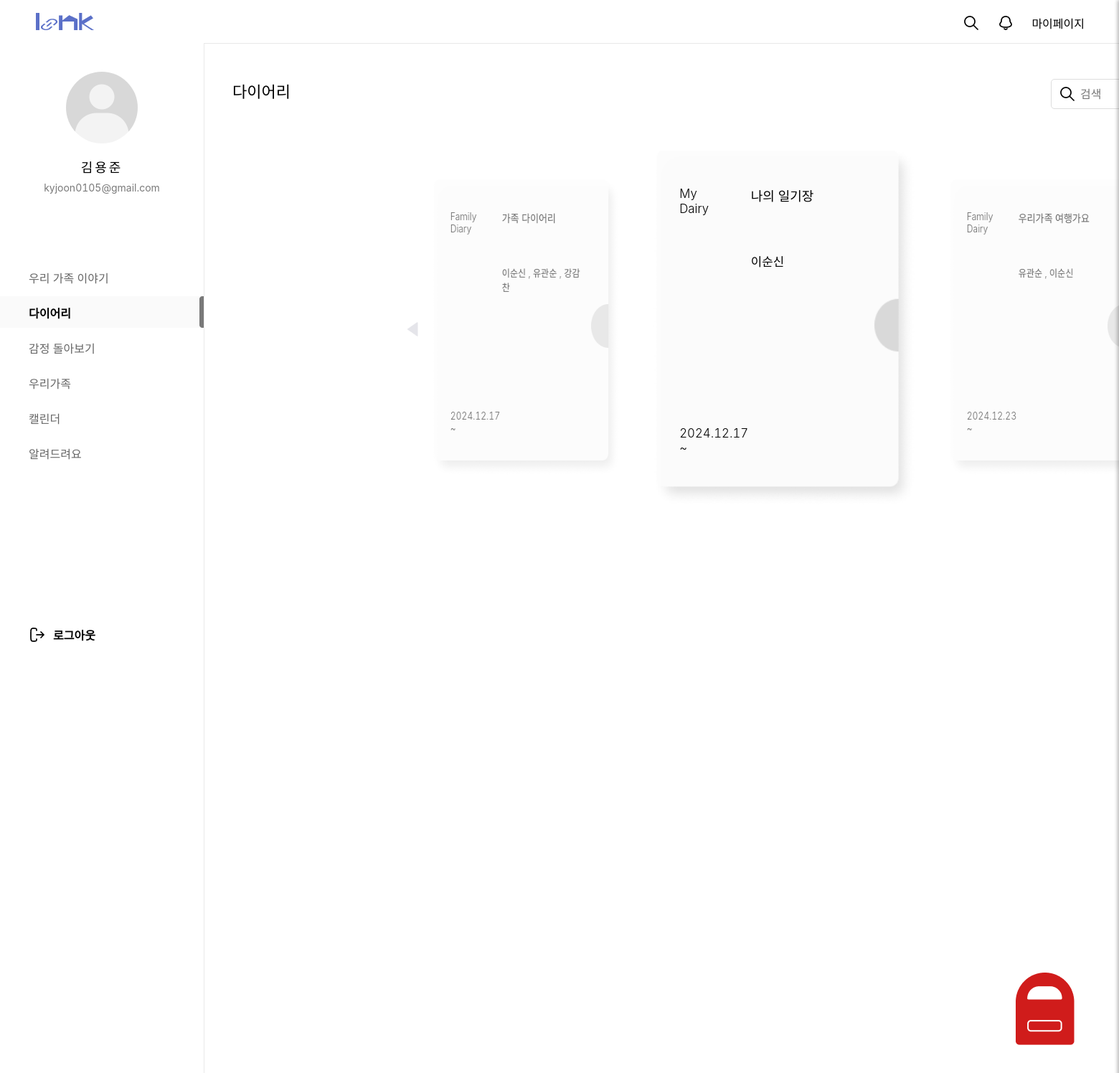
The page /diary/diaryHome/ (signed in) on the database as committed earlier.
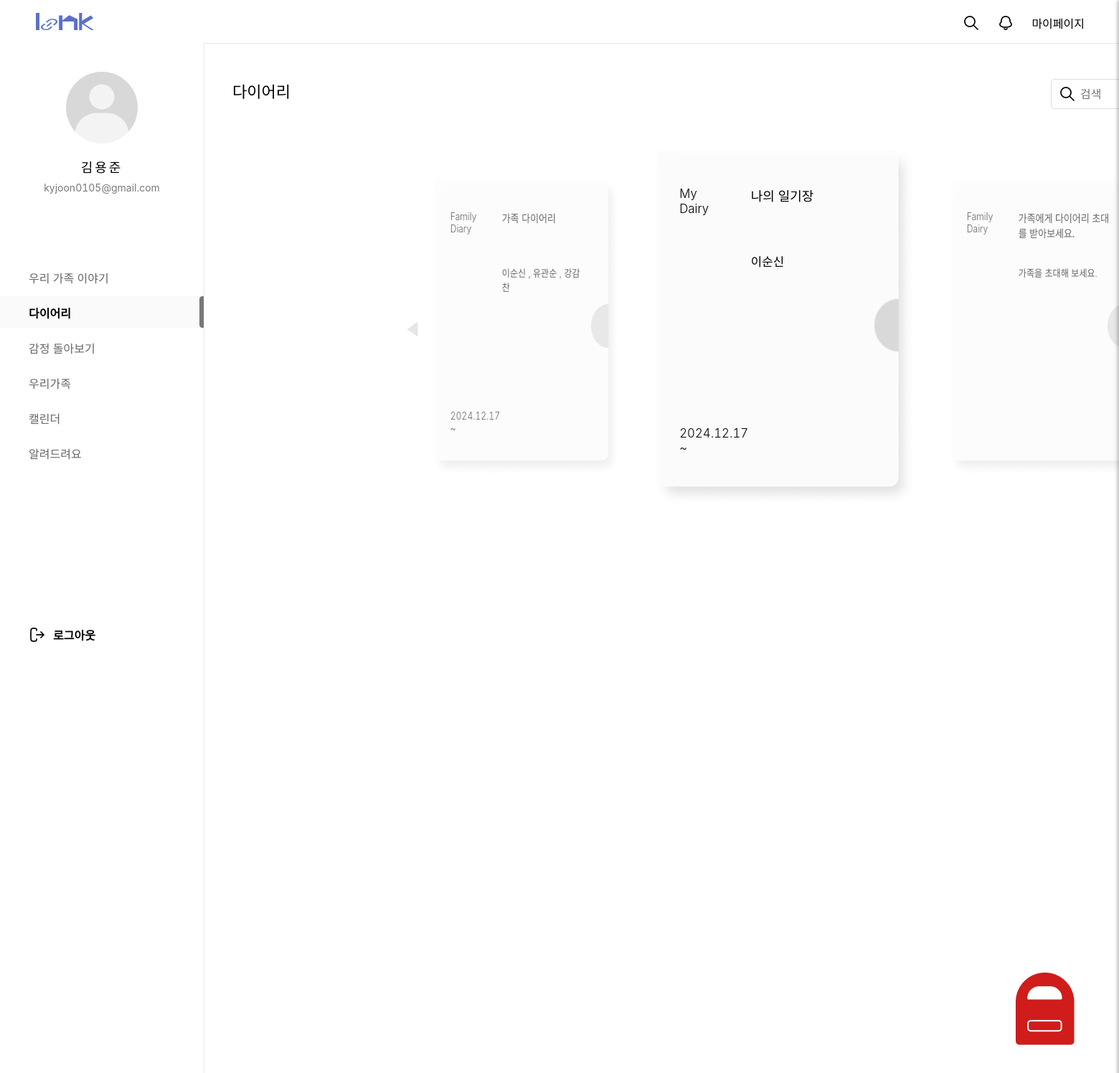
The same page on the database as committed later.
### diary/models.py (models this page shows)
class GroupDiary(models.Model):
  gno = models.IntegerField(default=0, null=False)
  member = models.ForeignKey(Member,on_delete=models.DO_NOTHING, null=False)
  gtitle = models.CharField(max_length=200)
  gName = models.CharField(max_length=100, null=False, default="우리 가족") # 그룹이름
  created_at = models.DateTimeField(auto_now_add=True)
  role = models.IntegerField(default=1)
  def __str__(self):
    return f"{self.gno},{self.member.id},{self.gtitle},{self.gName},{self.created_at}"

class MdiaryBoard(models.Model):
  mno = models.AutoField(primary_key=True)
  id = models.ForeignKey(Member,on_delete=models.DO_NOTHING, null=True)
  mtitle = models.CharField(max_length=1000,default='나의 일기장')
  mdate = models.DateField(auto_now=True)
  def __str__(self):
    return f"{self.mno},{self.id.id},{self.id.nicName},{self.mtitle},{self.mdate}"

### loginpage/models.py (models this page shows)
class Member(models.Model):
  id = models.CharField(max_length=50,primary_key=True)
  pw = models.CharField(max_length=100)
  name = models.CharField(max_length=100)
  nicName = models.CharField(max_length=100,default='123')
  mail = models.EmailField(max_length=100)
  birthday = models.CharField(max_length=100)
  gender = models.CharField(max_length=10,choices=[('남자', '남자'), ('여자', '여자')])
  mdate = models.DateTimeField(auto_now=True)
  created_group = models.OneToOneField(
        'diary.GroupDiary',  # '앱이름.모델이름' 형식
        on_delete=models.SET_NULL,
        null=True,
        blank=True,
        related_name='creator'
    )
  joined_group = models.ForeignKey(
        'diary.GroupDiary',  # '앱이름.모델이름' 형식
        on_delete=models.SET_NULL,
        null=True,
        blank=True,
        related_name='members'
    )
  def __str__(self):
    return f"{self.id},{self.name},{self.mdate},{self.created_group},{self.joined_group}"

### diary/views.py (the view, shortened to what this page needs)
# urls.py: path('diaryHome/', views.diaryHome, name="diaryHome"),
def diaryHome(request):
	id = request.session.get('session_id')
	name = request.session.get('session_name')
	qs_group = GroupDiary.objects.filter(member=id)
	qs_createdDiary = GroupDiary.objects.filter(Q(member__id=id) & Q(role=1))
	c_context = {} #변수
	if qs_createdDiary:
		qs_joinedMem = GroupDiary.objects.filter(gno=qs_createdDiary[0].gno, role=2)
		if qs_joinedMem:
			c_context = {"creator":qs_createdDiary[0], "user_name":name, "joined_members":qs_joinedMem}
			print("있음",c_context)
		else:
			c_context = {"creator":qs_createdDiary[0], "user_name":name,}
			print("없음",c_context)
	qs_joinedDiary = GroupDiary.objects.filter(Q(member__id=id) & Q(role=2))
	if qs_joinedDiary:
		gno = qs_joinedDiary[0].gno
		qs_cMem = Member.objects.filter(created_group__gno=gno).first()
		jmems = []
		for jmem in qs_joinedDiary:
			member = jmem.member
			j = Member.objects.get(id=member.id)
			jmems.append(j.name)
		c_context['cMem'] = qs_cMem
		c_context['join_d'] = list(qs_joinedDiary)
		c_context['joined_names'] = jmems
	qs_pDiary = MdiaryBoard.objects.get(id=id)
	c_context['pDiary'] = qs_pDiary
	c_context['group'] = qs_group
	print("c_context : ",c_context)
	return render(request,'diaryHome.html',c_context)

### diary/templates/diaryHome.html (shortened to what this page needs)
{% load static %}
<!DOCTYPE html>
<html lang="ko">
<head>
  <link rel="stylesheet" href="{% static '/css/diary/diary_home.css'%}">
  <link rel="stylesheet" href="{% static '/css/home/main.css'%}">
  <link rel="stylesheet" href="{% static '/css/home/main.css'%}">
  <link rel="stylesheet" as="style" crossorigin href="https://cdn.jsdelivr.net/gh/orioncactus/pretendard@v1.3.9/dist/web/variable/pretendardvariable.min.css" />
</head>
</head>
<body>
<div id="top_nav">
  <h1><a href="/main/index/"></a></h1>
  <ul class="top_menu">
    <li><a id="searchBtn"><img src="/static/images/home/search_icon.png" alt=""></a></li>
    <li><a id="notiBtn"><img src="/static/images/home/bell_off_icon.png" alt=""></a></li>
    <li><a href="/mypage/main/">마이페이지</a></li>
  </ul>
</div>
<div id="gnb">
  <div id="user_profile">
    <div id="pimg">
      <img src="/static/images/home/default_profile.png" alt="">
    </div>
    <p id="uName">김용준</p>
    <p id="uEmail">kyjoon0105@gmail.com</p>
  </div>
  <nav id="menu">
    <ul>
      <a href="/main/index/"><li class="menu_item">우리 가족 이야기</li></a>
      <a href="/diary/diaryHome/"><li class="menu_item active">다이어리</li></a>
      <a href="/emotion/main/"><li class="menu_item">감정 돌아보기</li></a>
      <a href="/family1/fam/"><li class="menu_item">우리가족</li></a>
      <a href="/calendar1/cal/"><li class="menu_item">캘린더</li></a>
      <a href="/customer/"><li class="menu_item">알려드려요</li></a>
    </ul>
  </nav>
  <div id="logout">
    <a href="/main/logout/"><span>로그아웃</span></a>
  </div>
</div>
<div id="all_area">
  <div id="title_area">
    <p id="topTit">다이어리<span id="searchBar"><input type="text" name="search" placeholder="검색"></span>
    <span><a href="/diary/diaryMake/"><button id="plusBtn"><img src="/static/images/diary/plusBtn.png" alt=""></button></a></span></p>
  </div>
  <div id="main_area">
  <button class="prev-btn"><img src="/static/images/diary/Arrow_drop_left.png" alt=""></button>
  <div class="carousel">
    <div class="image-container">
      <div class="card" id="firstCard"><a href="/diary/CdiaryList/"><img src="/static/images/diary/diary.png" alt="">
        <div id="dFirst_area">
          <div class="diary_group">
            <p>Family Diary</p>
          </div>
          <div class="diary_title">
            {% if creator %}
            <p>{{ creator.gtitle }}</p>
            {% else %}
            <p>우리 가족 일기를 만들어보세요.</p>
            {% endif %}
          </div>
        </div>
        <div class="diary_member">
          <p>
            {% if creator %}
              {{ request.session.session_name }}
              {% if joined_members %}
                {% for joined_member in joined_members %}
                , {{ joined_member.member.name }}
                {% endfor %}
              {% endif %}
            {% else %}
              가족을 초대해 보세요.
            {% endif %}
          </p>
        </div>
        <div class="diary_date">
          {% if creator %}
          <p>{{ creator.created_at|date:"Y.m.d" }} ~</p>
          {% else %}
          <p></p>
          {% endif %}
        </div>
      </a></div>
      <div class="card" id="secondCard"><a href="/diary/MdiaryList/"><img src="/static/images/diary/diary.png" alt="">
        <div id="dFirst_area">
          <div class="diary_group">
            <p>My Dairy</p>
          </div>
          <div class="diary_title">
            <p>{{pDiary.mtitle}}</p>
          </div>
        </div>
        <div class="diary_member">
          <p>{{ request.session.session_name }}</p>
        </div>
        <div class="diary_date">
          <p>{{pDiary.mdate|date:"Y.m.d"}} ~</p>
        </div>
      </a></div>
      <div class="card"><a href="/diary/JdiaryList/"><img src="/static/images/diary/diary.png" alt="">
        <div id="dFirst_area">
          <div class="diary_group">
            <p>Family Dairy</p>
          </div>
          <div class="diary_title">
            {% if join_d %}
            <p>{{ join_d.0.gtitle }}</p>
            {% else %}
            <p>가족에게 다이어리 초대를 받아보세요.</p>
            {% endif %}
          </div>
        </div>
        <div class="diary_member">
          <p>
            {% if join_d %}
            {{ cMem.name }}
            {% for name in joined_names %}
            , {{ name }}
            {% endfor %}
            {% else %}
            가족을 초대해 보세요.
            {% endif %}
          </p>
        </div>
        <div class="diary_date">
          {% if join_d %}
          <p>{{ join_d.0.created_at|date:"Y.m.d" }} ~</p>
          {% else %}
          <p></p>
          {% endif %}
        </div>
      </a></div>
    </div>
  </div>
  </div>
  <div id="mailbox_container">
    <button id="mailBtn">
      <img id="mailBtn_icon" src="/static/images/diary/mailbox_alert_off.png" alt="">
    </button>
  </div>
</body>
</html>

### static/css/diary/diary_home.css (style rules this page uses)
* { margin:0; padding:0; font-family: "Pretendard Variable", Pretendard, -apple-system, BlinkMacSystemFont, system-ui, Roboto, "Helvetica Neue", "Segoe UI", "Apple SD Gothic Neo", "Noto Sans KR", "Malgun Gothic", "Apple Color Emoji", "Segoe UI Emoji", "Segoe UI Symbol", sans-serif; font-variant-numeric: tabular-nums; }
a { text-decoration: none; color:inherit }
#all_area { width:1617px; height:1080px; margin-left:284px; }
#title_area { display: flex; width:1617px; height: 150px; padding-top: 60px; display: flex; }
#topTit { font-size: 22px; font-weight: 500; padding-top: 50px; padding-left: 40px; display: flex; }
#searchBar { width: 250px; height: 40px; padding-left: 1060px; padding-right: 30px; }
#searchBar input { width: 200px; padding: 10px 40px; font-size: 16px; border: 1px solid #DDDDDD; border-radius: 5px; background: url('../../images/diary/search.png') no-repeat; background-position: 10px center; }
#main_area { position: relative; display: flex; width: 1617px; height: 500px; align-items: center; justify-content: center; overflow: hidden; }
.carousel { position: relative; width: 80%; max-width: 1000px; height: 600px; display: flex; align-items: center; overflow: hidden; }
.image-container { display: flex; justify-content: center; align-items: center; width: 100%; position: relative; }
.card { position: absolute; width: 30%; height: 60%; display: flex; justify-content: center; align-items: center; background-color: white; border-radius: 10px; box-shadow: 0 4px 6px rgba(0, 0, 0, 0.1); font-size: 24px; font-weight: bold; transition: transform 0.5s ease, opacity 0.5s ease; opacity: 0.6; }
.card.center { transform: translateX(0) scale(1.2) rotateY(0deg); opacity: 1; z-index: 2; }
.card.left { transform: translateX(-120%) rotateY(-30deg); }
.card.right { transform: translateX(120%) rotateY(30deg); }
.prev-btn { background: none; border: none; cursor: pointer; left: 200px; }
#dFirst_area { position: absolute; top: -208px; display: flex; width: 284px; height: 91px; padding-left: 33px; padding-top: 41px; box-sizing: border-box; }
.diary_group { margin-right: 43px; width: 40px; height: 50px; box-sizing: border-box; opacity: 1; transition: opacity 0.3s ease; }
.diary_group p { margin: 0; font-size: 14px; font-weight: 300; color: black; }
.diary_title { padding-right: 10px; width: 165px; height: 50px; box-sizing: border-box; opacity: 1; transition: opacity 0.3s ease; }
.diary_title p { margin: 0; font-size: 15px; font-weight: 500; color: black; }
.diary_member { position: absolute; top: -208px; width: 284px; height: 91px; display: flex; box-sizing: border-box; margin-top: 91px; }
.diary_member p { width: 130px; height: 42px; font-size: 14px; font-weight: 300; padding-top: 27px; padding-left: 116px; }
.diary_date { position: absolute; top: -208px; width: 284px; height: 73px; display: flex; box-sizing: border-box; margin-top: 319px; }
.diary_date p { width: 82px; height: 34px; font-size: 14px; font-weight: 300; margin-left: 33px; padding-right: 5px; }
#mailbox_container { position: relative; width: 100%; height: 100vh; overflow: hidden; }
#mailBtn { width: 123px; height: 123px; position: fixed; bottom: 42px; right: 62px; background-color: white; border: none; cursor: pointer; z-index: 10; transition: background-color 0.3s ease; }
#mailBtn_icon { width: 100%; height: auto; display: block; }

Rows that differ between the two databases and show on the page:
removed GroupDiary: gtitle "우리가족 여행가요", created_at "2024.12.23"
no longer on this page (row unchanged): Member: name "유관순"
no longer on this page (row edited): Member: joined_names "이순신"
Other text that changed with them:
text now shown: "가족에게 다이어리 초대를 받아보세요. 가족을 초대해 보세요."
